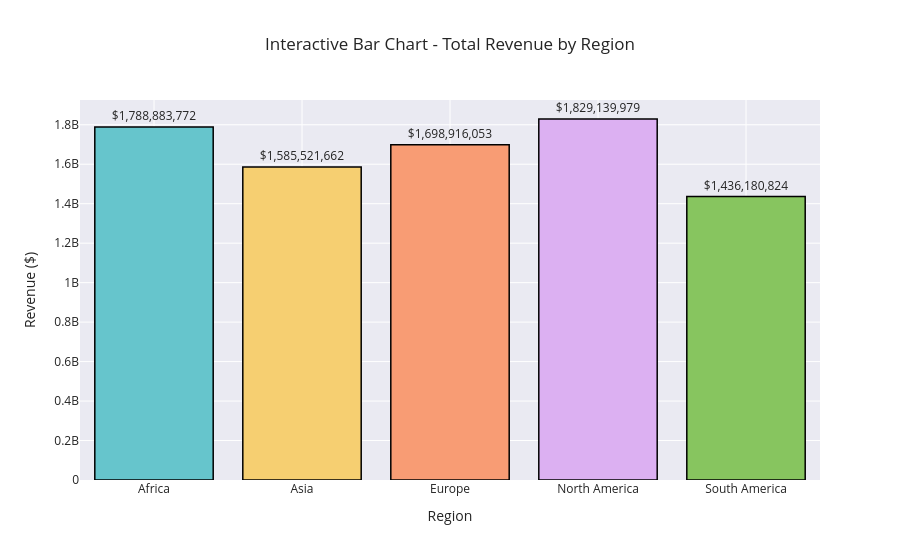

The notebook cell saved with this chart:
### Code cell
bar_data = sales_data.groupby('Region')['Revenue'].sum().reset_index()

fig = px.bar(bar_data,
             x='Region',
             y='Revenue',
             color='Region',
             title='Interactive Bar Chart - Total Revenue by Region',
             labels={'Revenue': 'Total Revenue ($)'},
             text='Revenue',                 # Show values on bars
             template='seaborn',
             color_discrete_sequence=px.colors.qualitative.Pastel)

# Customize bars and layout
fig.update_traces(
    texttemplate='$%{text:,.0f}',           # Format text on bars
    textposition='outside',                  # Position: 'inside', 'outside', 'auto'
    marker_line_color='black',              # Bar border color
    marker_line_width=1.5
)

fig.update_layout(
    height=600,
    showlegend=False,                        # Hide legend (redundant with x-axis)
    yaxis_title='Revenue ($)',
    xaxis_title='Region'
)

fig.show()

### Figure 1 — Plotly figure (JSON) as saved in the notebook; plotly's stock layout.template omitted (floating-point values rounded to 4 significant figures)
{"data": [{"hovertemplate": "Region=%{x}<br>Total Revenue ($)=%{text}<extra></extra>", "legendgroup": "Africa", "marker": {"color": "rgb(102, 197, 204)", "line": {"color": "black", "width": 1.5}, "pattern": {"shape": ""}}, "name": "Africa", "orientation": "v", "showlegend": true, "text": [1789000000.0], "textposition": "outside", "texttemplate": "$%{text:,.0f}", "type": "bar", "x": ["Africa"], "xaxis": "x", "y": [1789000000.0], "yaxis": "y"}, {"hovertemplate": "Region=%{x}<br>Total Revenue ($)=%{text}<extra></extra>", "legendgroup": "Asia", "marker": {"color": "rgb(246, 207, 113)", "line": {"color": "black", "width": 1.5}, "pattern": {"shape": ""}}, "name": "Asia", "orientation": "v", "showlegend": true, "text": [1586000000.0], "textposition": "outside", "texttemplate": "$%{text:,.0f}", "type": "bar", "x": ["Asia"], "xaxis": "x", "y": [1586000000.0], "yaxis": "y"}, {"hovertemplate": "Region=%{x}<br>Total Revenue ($)=%{text}<extra></extra>", "legendgroup": "Europe", "marker": {"color": "rgb(248, 156, 116)", "line": {"color": "black", "width": 1.5}, "pattern": {"shape": ""}}, "name": "Europe", "orientation": "v", "showlegend": true, "text": [1699000000.0], "textposition": "outside", "texttemplate": "$%{text:,.0f}", "type": "bar", "x": ["Europe"], "xaxis": "x", "y": [1699000000.0], "yaxis": "y"}, {"hovertemplate": "Region=%{x}<br>Total Revenue ($)=%{text}<extra></extra>", "legendgroup": "North America", "marker": {"color": "rgb(220, 176, 242)", "line": {"color": "black", "width": 1.5}, "pattern": {"shape": ""}}, "name": "North America", "orientation": "v", "showlegend": true, "text": [1829000000.0], "textposition": "outside", "texttemplate": "$%{text:,.0f}", "type": "bar", "x": ["North America"], "xaxis": "x", "y": [1829000000.0], "yaxis": "y"}, {"hovertemplate": "Region=%{x}<br>Total Revenue ($)=%{text}<extra></extra>", "legendgroup": "South America", "marker": {"color": "rgb(135, 197, 95)", "line": {"color": "black", "width": 1.5}, "pattern": {"shape": ""}}, "name": "South America", "orientation": "v", "showlegend": true, "text": [1436000000.0], "textposition": "outside", "texttemplate": "$%{text:,.0f}", "type": "bar", "x": ["South America"], "xaxis": "x", "y": [1436000000.0], "yaxis": "y"}], "layout": {"autosize": true, "barmode": "relative", "legend": {"title": {"text": "Region"}, "tracegroupgap": 0}, "showlegend": false, "title": {"text": "Interactive Bar Chart - Total Revenue by Region"}, "xaxis": {"anchor": "y", "autorange": false, "categoryarray": ["Africa", "Asia", "Europe", "North America", "South America"], "categoryorder": "array", "domain": [0, 1], "range": [-0.5, 4.5], "title": {"text": "Region"}, "type": "category"}, "yaxis": {"anchor": "x", "autorange": false, "domain": [0, 1], "range": [2.384e-07, 1925000000.0], "title": {"text": "Revenue ($)"}, "type": "linear"}}}
